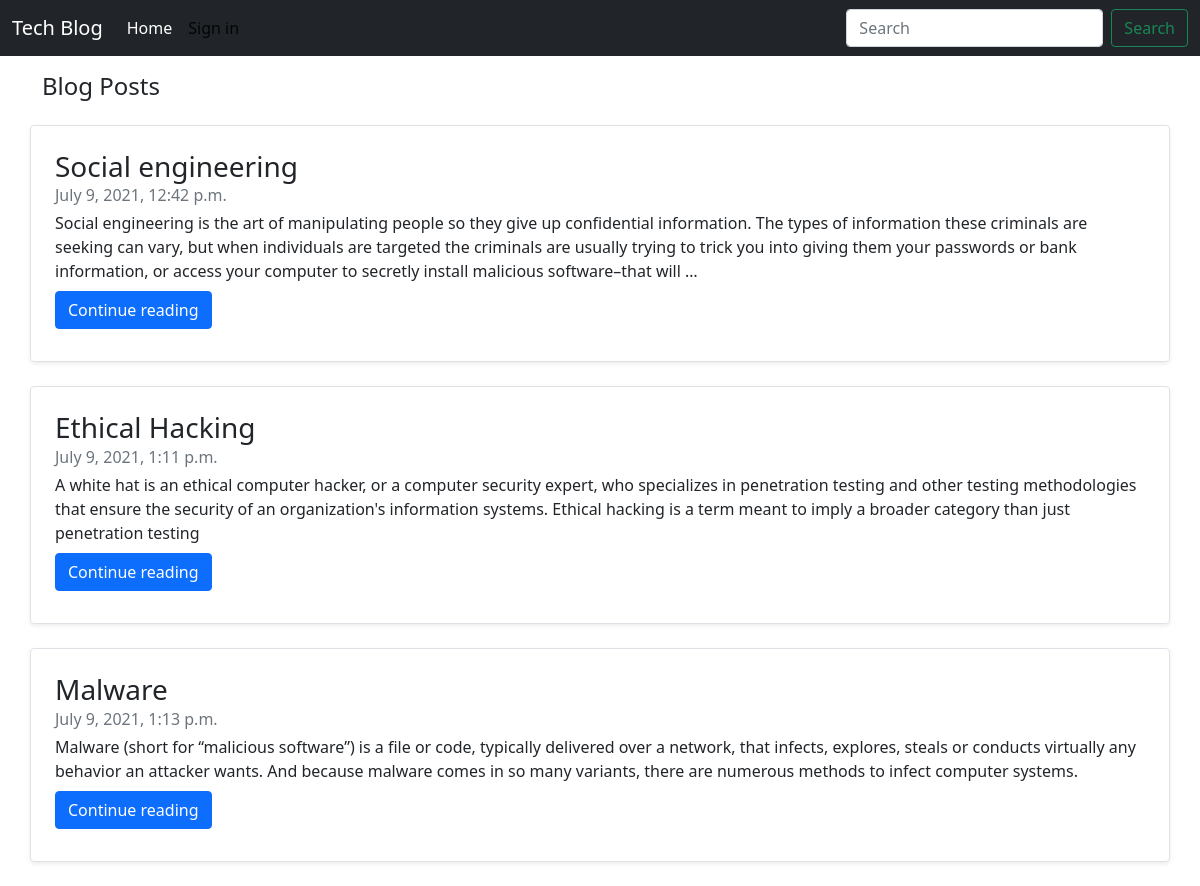
/blogs/allblog, run on the app's committed database.
### blog/models.py (models this page shows, shortened)
class blog(models.Model):
    title = models.CharField(max_length=100)
    content = models.TextField(max_length=10000)
    slug = models.SlugField(max_length=500, null=True , blank=True)
    image = models.ImageField(("/static/nitin"), upload_to="static/nitin", height_field=None, width_field=None, max_length=None)
    create_at = models.DateTimeField(auto_now_add=True)
    upload_to = models.DateTimeField(auto_now=True)

### blog/views.py (the view)
# urls.py: path("allblog", views.allblog, name='allblog'),
def allblog(request):
    allpost = blog.objects.all()
    contxt = {'allpost': allpost}
    return render(request,'blog/allblog.html',contxt)

### templates/blog/allblog.html (shortened to what this page needs)
<!doctype html>
<html lang="en">
<head>
  <link href="https://cdn.jsdelivr.net/npm/bootstrap@5.0.2/dist/css/bootstrap.min.css" rel="stylesheet"
>
</head>
<body>
<nav class="navbar navbar-expand-lg navbar-light bg-dark">
  <div class="container-fluid">
    <a class="navbar-brand" style="color: white;" href="/blogs">Tech Blog</a>
    <div class="collapse navbar-collapse" id="navbarSupportedContent">
      <ul class="navbar-nav me-auto mb-2 mb-lg-0">
        <li class="nav-item">
          <a class="nav-link navbar-light active" style="color: white;" aria-current="page" href="/blogs">Home</a>
        </li>
          {% if user.is_authenticated %}
          <li class="nav-item dropdown">
            <a class="nav-link dropdown-toggle active" style="color: white;" href="#" id="navbarDropdown" role="button"
              data-bs-toggle="dropdown" aria-expanded="false">
              {{request.user}}
            </a>
            <ul class="dropdown-menu nitin" aria-labelledby="navbarDropdown">
              <li><a class="nav-link  dropdown-item" href="#">Profile</a></li>
              <li><a class="nav-link  dropdown-item" href="logout">Logout</a></li>
            </ul>
          </li>
          {% else %}
          <li class="bt nav-item ">
            <a class="nav-link active " aria-current="page" href="/signin">Sign in</a>
          </li>
          {% endif %}
        </ul>
        <form class="d-flex">
        <input class="form-control me-2" type="search" placeholder="Search" aria-label="Search">
        <button class="btn btn-outline-success" type="submit">Search</button>
      </form>
      </div>
    </div>
  </nav>
  <div class="container my-3">
    <h4 class="center">Blog Posts</h4>
    {% for post in allpost %}
    <div class="row no-gutters border rounded overflow-hidden flex-md-row my-4 shadow-sm h-md-250 position-relative">
      <div class="col p-4 d-flex flex-column position-static">
        <h3 class="mb-0">{{post.title}}</h3>
        <div class="mb-1 text-muted">{{post.upload_to}}</div>
        <p class="card-text mb-auto">{{post.content | truncatewords:55}}</p>
        <div class="my-2">
          <a href="/blogs/{{post.slug}}" role="button" class="btn btn-primary">Continue reading</a>
        </div>
      </div>
    </div>
    {% endfor %}
  </div>
</body>
</html>

### data on the page
blog: title "Social engineering", upload_to "July 9, 2021, 12:42 p.m.", content "Social engineering is the art of manipulating people so they give up confidential information. The types of information these criminals are seeking can vary, but when individuals are targeted the criminals are usually trying to trick you into giving them your passwords or bank information, or access your computer to secretly install malicious software–that will …"
blog: title "Ethical Hacking", upload_to "July 9, 2021, 1:11 p.m.", content "A white hat is an ethical computer hacker, or a computer security expert, who specializes in penetration testing and other testing methodologies that ensure the security of an organization's information systems. Ethical hacking is a term meant to imply a broader category than just penetration testing"
blog: title "Malware", upload_to "July 9, 2021, 1:13 p.m.", content "Malware (short for “malicious software”) is a file or code, typically delivered over a network, that infects, explores, steals or conducts virtually any behavior an attacker wants. And because malware comes in so many variants, there are numerous methods to infect computer systems."
